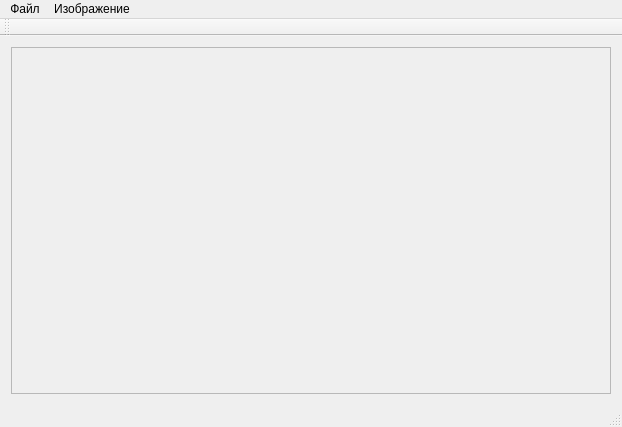
<?xml version="1.0" encoding="UTF-8"?>
<ui version="4.0">
 <class>MainWindow</class>
 <widget class="QMainWindow" name="MainWindow">
  <property name="geometry">
   <rect>
    <x>0</x>
    <y>0</y>
    <width>622</width>
    <height>427</height>
   </rect>
  </property>
  <property name="sizePolicy">
   <sizepolicy hsizetype="Preferred" vsizetype="Preferred">
    <horstretch>0</horstretch>
    <verstretch>0</verstretch>
   </sizepolicy>
  </property>
  <property name="windowTitle">
   <string>MainWindow</string>
  </property>
  <property name="dockNestingEnabled">
   <bool>false</bool>
  </property>
  <property name="unifiedTitleAndToolBarOnMac">
   <bool>false</bool>
  </property>
  <widget class="QWidget" name="centralWidget">
   <layout class="QHBoxLayout" name="horizontalLayout_3">
    <item>
     <layout class="QVBoxLayout" name="verticalLayout_2" stretch="0">
      <property name="spacing">
       <number>0</number>
      </property>
      <property name="sizeConstraint">
       <enum>QLayout::SetNoConstraint</enum>
      </property>
      <property name="leftMargin">
       <number>0</number>
      </property>
      <property name="topMargin">
       <number>0</number>
      </property>
      <property name="rightMargin">
       <number>0</number>
      </property>
      <property name="bottomMargin">
       <number>0</number>
      </property>
      <item>
       <widget class="QScrollArea" name="scrollArea_2">
        <property name="sizePolicy">
         <sizepolicy hsizetype="Preferred" vsizetype="Preferred">
          <horstretch>1</horstretch>
          <verstretch>1</verstretch>
         </sizepolicy>
        </property>
        <property name="sizeAdjustPolicy">
         <enum>QAbstractScrollArea::AdjustToContents</enum>
        </property>
        <property name="widgetResizable">
         <bool>true</bool>
        </property>
        <widget class="QWidget" name="scrollAreaWidgetContents_2">
         <property name="geometry">
          <rect>
           <x>0</x>
           <y>0</y>
           <width>600</width>
           <height>352</height>
          </rect>
         </property>
         <property name="sizePolicy">
          <sizepolicy hsizetype="Preferred" vsizetype="Preferred">
           <horstretch>1</horstretch>
           <verstretch>1</verstretch>
          </sizepolicy>
         </property>
         <layout class="QVBoxLayout" name="verticalLayout">
          <item>
           <widget class="QLabel" name="imageLabel">
            <property name="sizePolicy">
             <sizepolicy hsizetype="Expanding" vsizetype="Expanding">
              <horstretch>1</horstretch>
              <verstretch>1</verstretch>
             </sizepolicy>
            </property>
            <property name="text">
             <string/>
            </property>
            <property name="scaledContents">
             <bool>false</bool>
            </property>
           </widget>
          </item>
         </layout>
        </widget>
       </widget>
      </item>
     </layout>
    </item>
   </layout>
  </widget>
  <widget class="QMenuBar" name="menuBar">
   <property name="geometry">
    <rect>
     <x>0</x>
     <y>0</y>
     <width>622</width>
     <height>21</height>
    </rect>
   </property>
   <widget class="QMenu" name="menu">
    <property name="title">
     <string>Файл</string>
    </property>
    <addaction name="loadImageAction"/>
    <addaction name="saveImageAction"/>
    <addaction name="saveImageAsAction"/>
   </widget>
   <widget class="QMenu" name="menu_2">
    <property name="title">
     <string>Изображение</string>
    </property>
    <addaction name="normalizeAction"/>
    <addaction name="gaussAction"/>
    <addaction name="sobelAction"/>
    <addaction name="reloadAction"/>
   </widget>
   <addaction name="menu"/>
   <addaction name="menu_2"/>
  </widget>
  <widget class="QToolBar" name="mainToolBar">
   <attribute name="toolBarArea">
    <enum>TopToolBarArea</enum>
   </attribute>
   <attribute name="toolBarBreak">
    <bool>false</bool>
   </attribute>
  </widget>
  <widget class="QStatusBar" name="statusBar"/>
  <action name="loadImageAction">
   <property name="text">
    <string>Загрузить...</string>
   </property>
  </action>
  <action name="saveImageAction">
   <property name="text">
    <string>Сохранить</string>
   </property>
  </action>
  <action name="saveImageAsAction">
   <property name="text">
    <string>Сохранить как</string>
   </property>
  </action>
  <action name="gaussAction">
   <property name="text">
    <string>Гаусс</string>
   </property>
  </action>
  <action name="sobelAction">
   <property name="text">
    <string>Собель</string>
   </property>
  </action>
  <action name="normalizeAction">
   <property name="text">
    <string>Нормировать</string>
   </property>
  </action>
  <action name="reloadAction">
   <property name="text">
    <string>Отменить все изменения</string>
   </property>
  </action>
 </widget>
 <layoutdefault spacing="6" margin="11"/>
 <resources/>
 <connections/>
</ui>
